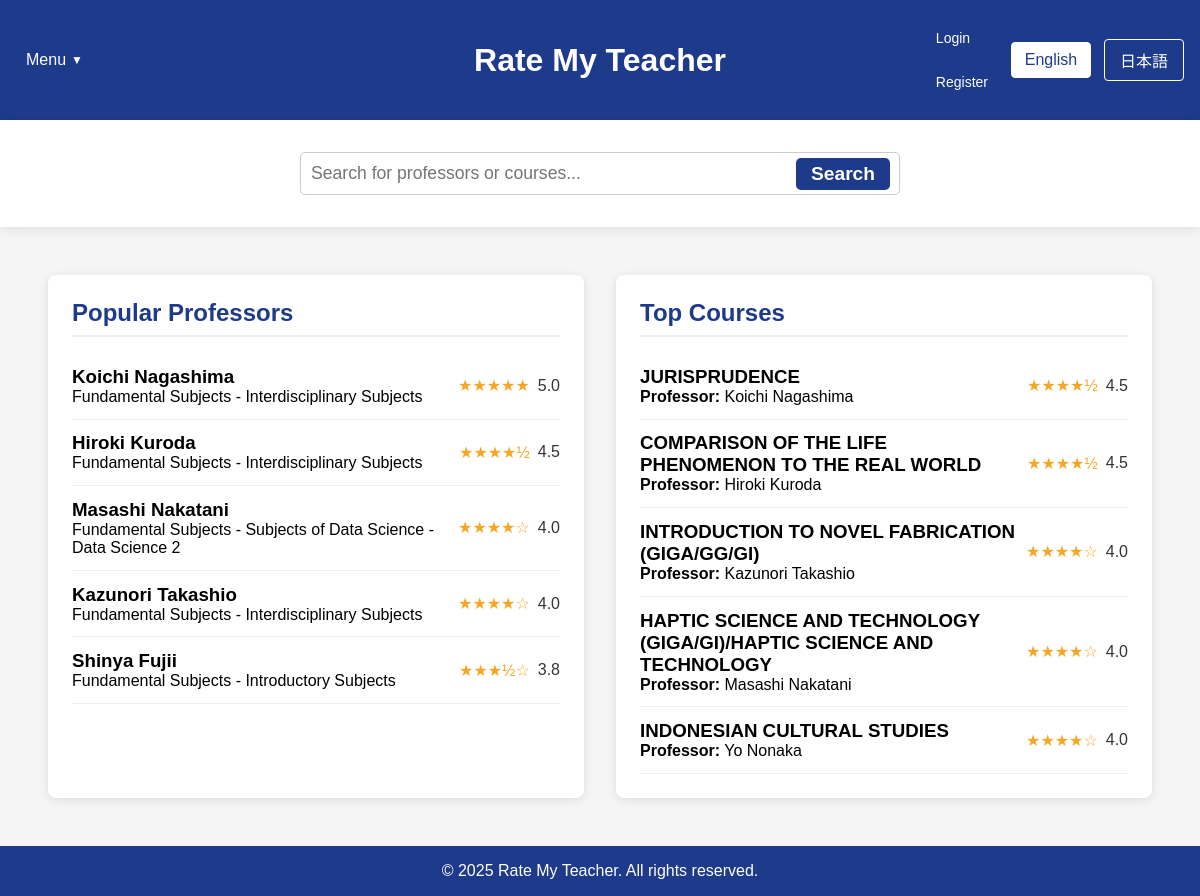
The app's page /home_fallback.php with its own data.
### tables this page shows
CREATE TABLE professors (
        id INTEGER PRIMARY KEY AUTOINCREMENT,
        name TEXT NOT NULL,
        department TEXT,
        bio TEXT,
        avg_content_quality REAL DEFAULT 0,
        avg_difficulty REAL DEFAULT 0,
        overall_rating REAL DEFAULT 0,
        review_count INTEGER DEFAULT 0
    );

CREATE TABLE courses (
        id INTEGER PRIMARY KEY AUTOINCREMENT,
        name TEXT NOT NULL,
        course_code TEXT,
        description TEXT,
        professor_id INTEGER,
        semester TEXT,
        avg_content_quality REAL DEFAULT 0,
        avg_difficulty REAL DEFAULT 0,
        overall_rating REAL DEFAULT 0,
        review_count INTEGER DEFAULT 0,
        FOREIGN KEY (professor_id) REFERENCES professors(id) ON DELETE SET NULL
    );

### home_fallback.php (the view, shortened to what this page needs)
<?php
$isLoggedIn = isset($_SESSION["loggedin"]) && $_SESSION["loggedin"] === true;
require_once 'config.php';
function getTopProfessors($limit = 5) {
    global $conn;
    $professors = [];
    try {
        $ratingCount = 0;
        $ratingCheckResult = $conn->query("SELECT COUNT(*) as count FROM ratings");
        if ($ratingCheckResult) {
            $ratingCountRow = $ratingCheckResult->fetchArray(SQLITE3_ASSOC);
            $ratingCount = $ratingCountRow['count'];
        }
        if ($ratingCount > 0) {
            $hasProfRatingColumns = false;
            $columnsResult = $conn->query("PRAGMA table_info(professors)");
            while ($col = $columnsResult->fetchArray(SQLITE3_ASSOC)) {
                if ($col['name'] === 'avg_content_quality' || $col['name'] === 'overall_rating') {
                    $hasProfRatingColumns = true;
                    break;
                }
            }
            if ($hasProfRatingColumns) {
                $stmt = $conn->prepare("
                    SELECT id, name, department,
                           COALESCE(overall_rating, (avg_content_quality + avg_difficulty) / 2) as avg_rating,
                           COALESCE(avg_content_quality, 0) as avg_content_quality,
                           COALESCE(avg_difficulty, 0) as avg_difficulty,
                           COALESCE(review_count, 0) as review_count
                    FROM professors
                    WHERE COALESCE(review_count, 0) > 0
                    ORDER BY avg_rating DESC, review_count DESC
                    LIMIT :limit
                ");
            }
            $stmt->bindValue(':limit', $limit, SQLITE3_INTEGER);
            $result = $stmt->execute();
            while ($row = $result->fetchArray(SQLITE3_ASSOC)) {
                if (isset($row['avg_rating']) && $row['avg_rating'] !== null) {
                    $row['avg_rating'] = number_format((float)$row['avg_rating'], 1);
                } else {
                    $row['avg_rating'] = "N/A";
                }
                $professors[] = $row;
            }
        }
    } catch (Exception $e) {
        error_log("Error fetching top professors: " . $e->getMessage());
    }
    return $professors;
}
function getTopCourses($limit = 5) {
    global $conn;
    $courses = [];
    try {
        $ratingCount = 0;
        $ratingCheckResult = $conn->query("SELECT COUNT(*) as count FROM ratings");
        if ($ratingCheckResult) {
            $ratingCountRow = $ratingCheckResult->fetchArray(SQLITE3_ASSOC);
            $ratingCount = $ratingCountRow['count'];
        }
        if ($ratingCount > 0) {
            $hasCourseRatingColumns = false;
            $columnsResult = $conn->query("PRAGMA table_info(courses)");
            while ($col = $columnsResult->fetchArray(SQLITE3_ASSOC)) {
                if ($col['name'] === 'avg_content_quality') {
                    $hasCourseRatingColumns = true;
                    break;
                }
            }
            if ($hasCourseRatingColumns) {
                $stmt = $conn->prepare("
                    SELECT c.id, c.name as course_name, c.course_code,
                        COALESCE(c.avg_content_quality, 0) as avg_content_quality,
                        COALESCE(c.avg_difficulty, 0) as avg_difficulty,
                        (COALESCE(c.avg_content_quality, 0) + (5 - COALESCE(c.avg_difficulty, 0))) / 2 as avg_rating,
                        COALESCE(c.review_count, 0) as review_count,
                        p.name as professor_name
                    FROM courses c
                    LEFT JOIN professors p ON c.professor_id = p.id
                    WHERE COALESCE(c.review_count, 0) > 0
                    ORDER BY avg_rating DESC, review_count DESC
                    LIMIT :limit
                ");
            }
            $stmt->bindValue(':limit', $limit, SQLITE3_INTEGER);
            $result = $stmt->execute();
            while ($row = $result->fetchArray(SQLITE3_ASSOC)) {
                if (isset($row['avg_rating']) && $row['avg_rating'] !== null) {
                    $row['avg_rating'] = number_format((float)$row['avg_rating'], 1);
                } else {
                    $row['avg_rating'] = "N/A";
                }
                $courses[] = $row;
            }
        }
    } catch (Exception $e) {
        error_log("Error fetching top courses: " . $e->getMessage());
    }
    return $courses;
}
$topProfessors = getTopProfessors(5);
$topCourses = getTopCourses(5);
?>
<!DOCTYPE html>
<html lang="en">
<head>
    <link rel="stylesheet" href="css/style.css">
</head>
<body>
    <div class="container">
        <header>
            <div class="header-left">
                <div class="dropdown">
                    <?php
                    $currentLang = isset($_COOKIE['language']) && $_COOKIE['language'] == 'ja' ? 'ja' : 'en';
                    $menuLabel = $currentLang == 'ja' ? 'メニュー' : 'Menu';
                    $logoutLabel = $currentLang == 'ja' ? 'ログアウト' : 'Logout';
                    $loginLabel = $currentLang == 'ja' ? 'ログイン' : 'Login';
                    $registerLabel = $currentLang == 'ja' ? '登録' : 'Register';
                    ?>
                    <button class="dropbtn"><?php echo $menuLabel; ?></button>
                </div>
            </div>
            <div class="header-center">
                <div class="logo">
                    <h1><a href="home.php" style="color: white; text-decoration: none;"><?php echo $currentLang == 'ja' ? 'Rate My Teacher' : 'Rate My Teacher'; ?></a></h1>
                </div>
            </div>
            <div class="header-right">
                <div class="auth-links">
                    <?php if ($isLoggedIn): ?>
                        <a href="logout.php"><?php echo $logoutLabel; ?></a>
                    <?php else: ?>
                        <a href="login.php"><?php echo $loginLabel; ?></a>
                        <a href="register.php"><?php echo $registerLabel; ?></a>
                    <?php endif; ?>
                </div>
                <div class="language-toggle">
                    <a href="?lang=en" class="<?php echo (!isset($_COOKIE['language']) || $_COOKIE['language'] == 'en') ? 'active' : ''; ?>"
                    style="display:inline-block; width:80px; text-align:center; padding:8px 0; margin-right:5px;
                            background:<?php echo (!isset($_COOKIE['language']) || $_COOKIE['language'] == 'en') ? 'white' : 'transparent'; ?>;
                            color:<?php echo (!isset($_COOKIE['language']) || $_COOKIE['language'] == 'en') ? '#1e3a8a' : 'white'; ?>;
                            text-decoration:none; border:1px solid white; border-radius:4px;"
                    onclick="document.cookie='language=en; path=/; max-age=2592000'; return true;">
                    English
                    </a>
                    <a href="?lang=ja" class="<?php echo (isset($_COOKIE['language']) && $_COOKIE['language'] == 'ja') ? 'active' : ''; ?>"
                    style="display:inline-block; width:80px; text-align:center; padding:8px 0;
                            background:<?php echo (isset($_COOKIE['language']) && $_COOKIE['language'] == 'ja') ? 'white' : 'transparent'; ?>;
                            color:<?php echo (isset($_COOKIE['language']) && $_COOKIE['language'] == 'ja') ? '#1e3a8a' : 'white'; ?>;
                            text-decoration:none; border:1px solid white; border-radius:4px;"
                    onclick="document.cookie='language=ja; path=/; max-age=2592000'; return true;">
                    日本語
                    </a>
                </div>
        </header>
        <div class="search-container">
            <div class="search-bar" style="position: relative !important;">
                <input type="text" id="searchInput" placeholder="<?php echo $currentLang == 'ja' ? '教授やコースを検索...' : 'Search for professors or courses...'; ?>" style="width: 100%; padding: 10px; border-radius: 5px; border: 1px solid #ccc;">
                <button id="searchButton" style="position: absolute; right: 10px; top: 50%; transform: translateY(-50%); background: #1e3a8a; color: white; border: none; padding: 5px 15px; border-radius: 5px; cursor: pointer;"><?php echo $currentLang == 'ja' ? '検索' : 'Search'; ?></button>
            </div>
        </div>
        <main style="flex: 1; display: flex; padding: 2rem;">
            <div id="popular-professors" class="content-box" style="flex: 1; background-color: white; margin: 1rem; padding: 1.5rem; border-radius: 8px; box-shadow: 0 2px 10px rgba(0,0,0,0.1);">
                <h2><?php echo $currentLang == 'ja' ? '人気の教授' : 'Popular Professors'; ?></h2>
                <div class="professor-list">
                    <?php foreach ($topProfessors as $professor): ?>
                    <a href="professor_page_template.php?name=<?php echo urlencode(str_replace(' ', '',$professor['name'])); ?>&lang=<?php echo $currentLang; ?>" style="text-decoration: none; color: inherit;">
                        <div class="professor-item" data-id="<?php echo $isLoggedIn ? $professor['id'] : 'login-required'; ?>">
                            <div>
                                <h3><?php echo htmlspecialchars($professor['name']); ?></h3>
                                <p><?php echo htmlspecialchars($professor['department'] ?? 'Unknown Department'); ?></p>
                            </div>
                            <div class="rating">
                                <?php
                                if ($professor['avg_rating'] !== 'N/A' && $professor['avg_rating'] > 0) {
                                    $fullStars = floor($professor['avg_rating']);
                                    $hasHalfStar = $professor['avg_rating'] - $fullStars >= 0.5;
                                    echo str_repeat('★', $fullStars);
                                    echo $hasHalfStar ? '½' : '';
                                    echo str_repeat('☆', 5 - $fullStars - ($hasHalfStar ? 1 : 0));
                                    echo ' <span>' . $professor['avg_rating'] . '</span>';
                                } else {
                                    echo '☆☆☆☆☆ <span>No ratings</span>';
                                }
                                ?>
                            </div>
                        </div>
                    </a>
                    <?php endforeach; ?>
                </div>
            </div>
            <div id="top-courses" class="content-box" style="flex: 1; background-color: white; margin: 1rem; padding: 1.5rem; border-radius: 8px; box-shadow: 0 2px 10px rgba(0,0,0,0.1);">
                <h2><?php echo $currentLang == 'ja' ? '人気のコース' : 'Top Courses'; ?></h2>
                <div class="course-list">
                    <?php foreach ($topCourses as $course): ?>
                    <a href="course.php?course=<?php echo urlencode($course['course_name'] ?? $course['name']); ?>&professor=<?php echo urlencode($course['professor_name'] ?? ''); ?>&lang=<?php echo $currentLang; ?>" style="text-decoration: none; color: inherit;">
                        <div class="course-item" data-id="<?php echo $isLoggedIn ? $course['id'] : 'login-required'; ?>">
                            <div>
                                <h3><?php echo htmlspecialchars($course['course_name'] ?? $course['name']); ?></h3>
                                <p><strong>Professor:</strong> <?php echo htmlspecialchars($course['professor_name'] ?? 'Unknown Professor'); ?></p>
                            </div>
                            <div class="rating">
                                <?php
                                if ($course['avg_rating'] !== 'N/A' && $course['avg_rating'] > 0) {
                                    $fullStars = floor($course['avg_rating']);
                                    $hasHalfStar = $course['avg_rating'] - $fullStars >= 0.5;
                                    echo str_repeat('★', $fullStars);
                                    echo $hasHalfStar ? '½' : '';
                                    echo str_repeat('☆', 5 - $fullStars - ($hasHalfStar ? 1 : 0));
                                    echo ' <span>' . $course['avg_rating'] . '</span>';
                                } else {
                                    echo '☆☆☆☆☆ <span>No ratings</span>';
                                }
                                ?>
                            </div>
                        </div>
                    </a>
                    <?php endforeach; ?>
                </div>
            </div>
        </main>
        <footer>
            <p>&copy; 2025 Rate My Teacher. All rights reserved.</p>
        </footer>
    </div>
</body>
</html>

### css/style.css (style rules this page uses)
body { font-family: Arial, sans-serif; background-color: #f5f5f5; margin: 0; padding: 0; }
a { color: #1e3a8a; text-decoration: none; }
.container { width: 100%; min-height: 100vh; display: flex; flex-direction: column; }
header { background-color: #1e3a8a; color: white; padding: 1rem; display: flex; justify-content: space-between; align-items: center; }
.header-left { width: 25%; }
.header-center { width: 50%; text-align: center; }
.header-right { width: 25%; display: flex; justify-content: flex-end; align-items: center; }
.auth-links { margin-right: 15px; }
.auth-links a, .auth-links span { color: white; text-decoration: none; margin-left: 15px; font-size: 14px; }
.logo { display: flex; flex-direction: column; align-items: center; }
.dropdown { position: relative; display: inline-block; }
.dropbtn { background-color: transparent; color: white; padding: 10px; font-size: 16px; border: none; cursor: pointer; display: flex; align-items: center; }
.dropbtn::after { content: "▼"; font-size: 12px; margin-left: 5px; }
.language-toggle { display: flex; align-items: center; }
.language-toggle button, .language-toggle a { background: none; border: 1px solid white; color: white; padding: 0.5rem 1rem; margin-left: 0.5rem; cursor: pointer; border-radius: 4px; min-width: 80px; text-align: center; white-space: nowrap; }
.language-toggle button.active, .language-toggle a.active { background-color: white; color: #1e3a8a; }
.search-container { width: 100%; display: flex; justify-content: center; padding: 1.5rem; background-color: white; box-shadow: 0 2px 10px rgba(0,0,0,0.1); }
.search-bar { width: 95%; max-width: 1200px; position: relative !important; }
.search-bar input { width: 100%; padding: 2rem 6rem 2rem 2rem; border: 2.5px solid #ff0000; border-radius: 50px; font-size: 1.3rem; }
.search-bar button { position: absolute; right: 15px; top: 50%; transform: translateY(-50%); background-color: #1e3a8a; color: white; border: none; border-radius: 40px; padding: 1rem 2rem; cursor: pointer; font-size: 1.2rem; font-weight: bold; }
main { flex: 1; display: flex; padding: 2rem; justify-content: center; }
.content-box { flex: 1; max-width: 800px; background-color: white; margin: 1rem; padding: 1.5rem; border-radius: 8px; box-shadow: 0 2px 10px rgba(0,0,0,0.1); }
.content-box h2 { color: #1e3a8a; margin-bottom: 1rem; border-bottom: 2px solid #f0f0f0; padding-bottom: 0.5rem; }
.professor-item, .course-item { display: flex; align-items: center; padding: 0.8rem 0; border-bottom: 1px solid #f0f0f0; cursor: pointer; transition: background-color 0.2s; }
.rating { display: flex; align-items: center; margin-left: auto; color: #f5a623; }
.rating span { margin-left: 0.5rem; color: #333; }
footer { background-color: #1e3a8a; color: white; text-align: center; padding: 1rem; }
.search-item, .course-item, .professor-item, .dropdown-content a, .auth-links a { min-height: 44px; display: flex; align-items: center; }
* { word-wrap: break-word; overflow-wrap: break-word; }

### records on screen
professors: name "Koichi Nagashima", department "Fundamental Subjects - Interdisciplinary Subjects", fullStars "★★★★★", avg_rating "5.0"
professors: name "Hiroki Kuroda", department "Fundamental Subjects - Interdisciplinary Subjects", fullStars "★★★★", shows "½", avg_rating "4.5"
professors: name "Masashi Nakatani", department "Fundamental Subjects - Subjects of Data Science - Data Science 2", fullStars "★★★★", hasHalfStar "☆", avg_rating "4.0"
professors: name "Kazunori Takashio", department "Fundamental Subjects - Interdisciplinary Subjects", fullStars "★★★★", hasHalfStar "☆", avg_rating "4.0"
professors: name "Shinya Fujii", department "Fundamental Subjects - Introductory Subjects", fullStars "★★★", shows "½", hasHalfStar "☆", avg_rating "3.8"
courses: name "JURISPRUDENCE", professor.name "Koichi Nagashima", fullStars "★★★★", shows "½", avg_rating "4.5"
courses: name "COMPARISON OF THE LIFE PHENOMENON TO THE REAL WORLD", professor.name "Hiroki Kuroda", fullStars "★★★★", shows "½", avg_rating "4.5"
courses: name "INTRODUCTION TO NOVEL FABRICATION (GIGA/GG/GI)", professor.name "Kazunori Takashio", fullStars "★★★★", hasHalfStar "☆", avg_rating "4.0"
courses: name "HAPTIC SCIENCE AND TECHNOLOGY (GIGA/GI)/HAPTIC SCIENCE AND TECHNOLOGY", professor.name "Masashi Nakatani", fullStars "★★★★", hasHalfStar "☆", avg_rating "4.0"
courses: name "INDONESIAN CULTURAL STUDIES", professor.name "Yo Nonaka", fullStars "★★★★", hasHalfStar "☆", avg_rating "4.0"

### other values on screen
$menuLabel "Menu"
$loginLabel "Login"
$registerLabel "Register"
